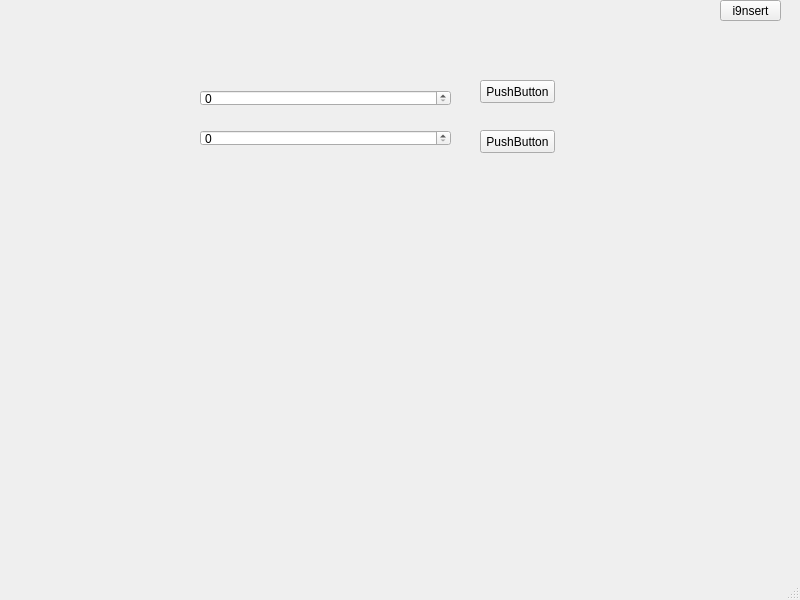
<?xml version="1.0" encoding="UTF-8"?>
<ui version="4.0">
 <class>MainWindow</class>
 <widget class="QMainWindow" name="MainWindow">
  <property name="geometry">
   <rect>
    <x>0</x>
    <y>0</y>
    <width>800</width>
    <height>600</height>
   </rect>
  </property>
  <property name="windowTitle">
   <string>MainWindow</string>
  </property>
  <widget class="QWidget" name="centralwidget">
   <widget class="QPushButton" name="pushButton">
    <property name="geometry">
     <rect>
      <x>720</x>
      <y>0</y>
      <width>61</width>
      <height>21</height>
     </rect>
    </property>
    <property name="text">
     <string>i9nsert</string>
    </property>
   </widget>
   <widget class="QSpinBox" name="spinBox">
    <property name="geometry">
     <rect>
      <x>200</x>
      <y>90</y>
      <width>251</width>
      <height>16</height>
     </rect>
    </property>
    <property name="maximum">
     <number>1000</number>
    </property>
   </widget>
   <widget class="QPushButton" name="pushButton_2">
    <property name="geometry">
     <rect>
      <x>480</x>
      <y>80</y>
      <width>75</width>
      <height>23</height>
     </rect>
    </property>
    <property name="text">
     <string>PushButton</string>
    </property>
   </widget>
   <widget class="QSpinBox" name="spinBox_2">
    <property name="geometry">
     <rect>
      <x>200</x>
      <y>130</y>
      <width>251</width>
      <height>16</height>
     </rect>
    </property>
    <property name="maximum">
     <number>1000</number>
    </property>
   </widget>
   <widget class="QPushButton" name="pushButton_3">
    <property name="geometry">
     <rect>
      <x>480</x>
      <y>130</y>
      <width>75</width>
      <height>23</height>
     </rect>
    </property>
    <property name="text">
     <string>PushButton</string>
    </property>
   </widget>
  </widget>
  <widget class="QMenuBar" name="menubar">
   <property name="geometry">
    <rect>
     <x>0</x>
     <y>0</y>
     <width>800</width>
     <height>21</height>
    </rect>
   </property>
  </widget>
  <widget class="QStatusBar" name="statusbar"/>
 </widget>
 <resources/>
 <connections/>
</ui>
